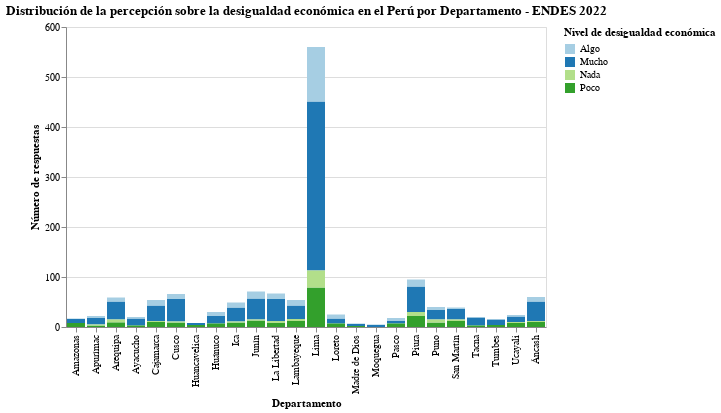

The notebook cell this image was saved under:
### Markdown cell above
#### GRAFICAMOS:

### Code cell
chart = alt.Chart(end22_filtrado).mark_bar().encode(
    x=alt.X("DEPARTAMENTO:N", title="Departamento"),  
    y=alt.Y("count()", title="Número de respuestas"),  
    color=alt.Color("Nivel_desigualdad_peru", title="Nivel de desigualdad económica",
                    scale=alt.Scale(scheme="paired"),
                    sort="ascending")).properties(
    title="Distribución de la percepción sobre la desigualdad económica en el Perú por Departamento - ENDES 2022")
chart

### Figure 1 — Vega-Lite specification as saved in the notebook (floating-point values rounded to 4 significant figures; data arrays with more than 128 entries replaced by an {"elided": "..."} marker saying what was removed)
{"config": {"view": {"continuousWidth": 300, "continuousHeight": 300}}, "data": {"name": "data-0e960ee82a8d4c147a91ad36c08b5170"}, "mark": {"type": "bar"}, "encoding": {"color": {"field": "Nivel_desigualdad_peru", "scale": {"scheme": "paired"}, "sort": "ascending", "title": "Nivel de desigualdad económica", "type": "nominal"}, "x": {"field": "DEPARTAMENTO", "title": "Departamento", "type": "nominal"}, "y": {"aggregate": "count", "title": "Número de respuestas", "type": "quantitative"}}, "title": "Distribución de la percepción sobre la desigualdad económica en el Perú por Departamento - ENDES 2022", "$schema": "https://vega.github.io/schema/vega-lite/v5.20.1.json", "datasets": {"data-0e960ee82a8d4c147a91ad36c08b5170": {"elided": "1426 records"}}}
